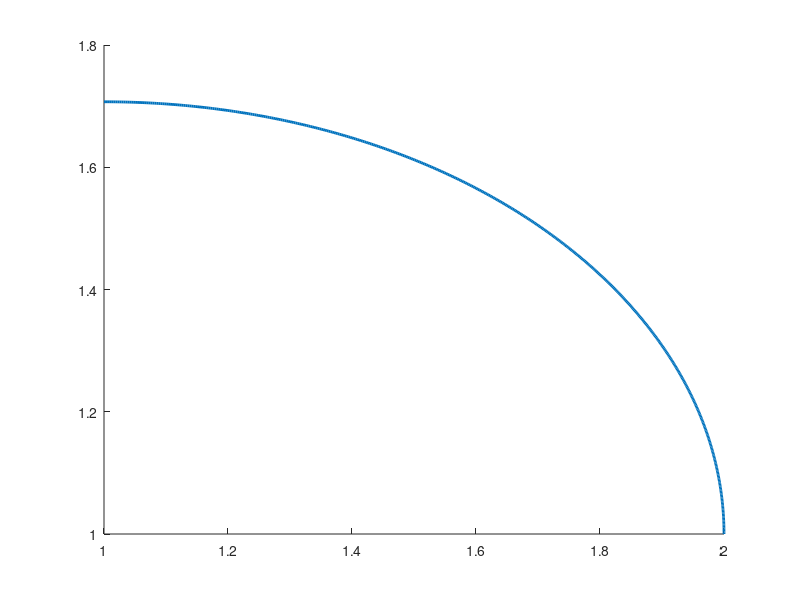
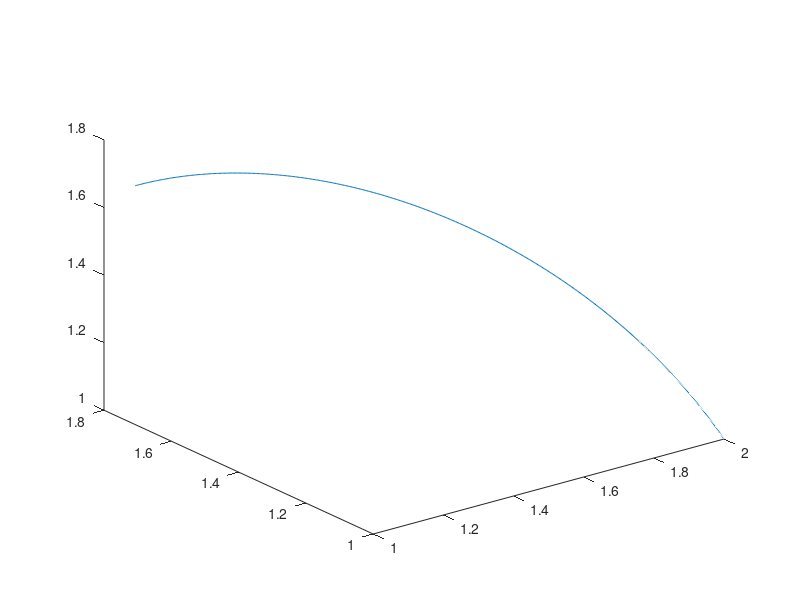

Write MATLAB code to recreate these figures, in order.
clear all;
close all;

x0=[1 1 1]';
u1=[1 0 0]';
u2=[0 1 1]';
rad=1;

u1=u1/norm(u1);
u2=u2/norm(u2);

N=501;
theta=linspace(0,acos(dot(u1,u2)),N);
r1=u1;
r3=cross(u1,u2);
r3=r3/norm(r3);
r2=cross(r3,r1);
x_arc=zeros(3,N);
for k=1:N
    x_arc(:,k)=x0+rad*(r1*cos(theta(k))+r2*sin(theta(k)));
end
line(x_arc(1,:),x_arc(2,:),x_arc(3,:),'linewidth',2);
figure;
plot3(x_arc(1,:),x_arc(2,:),x_arc(3,:));




